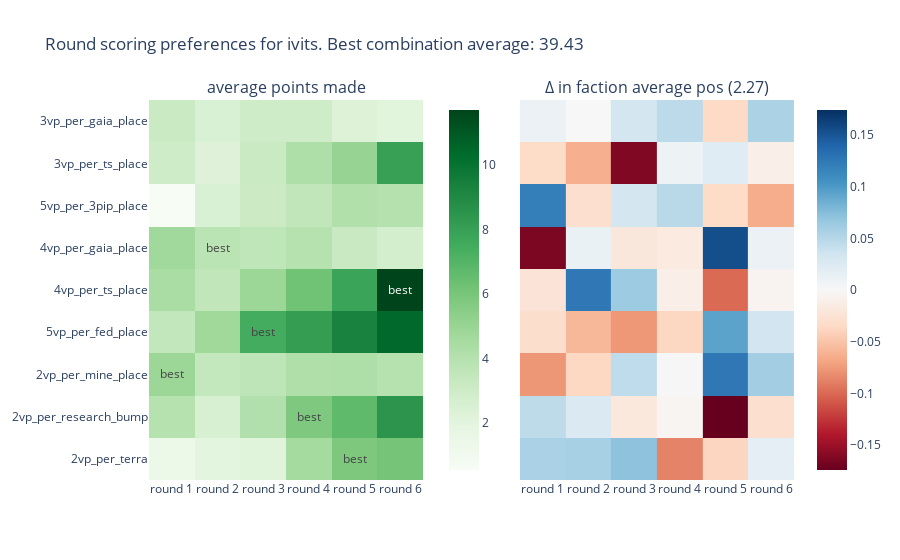
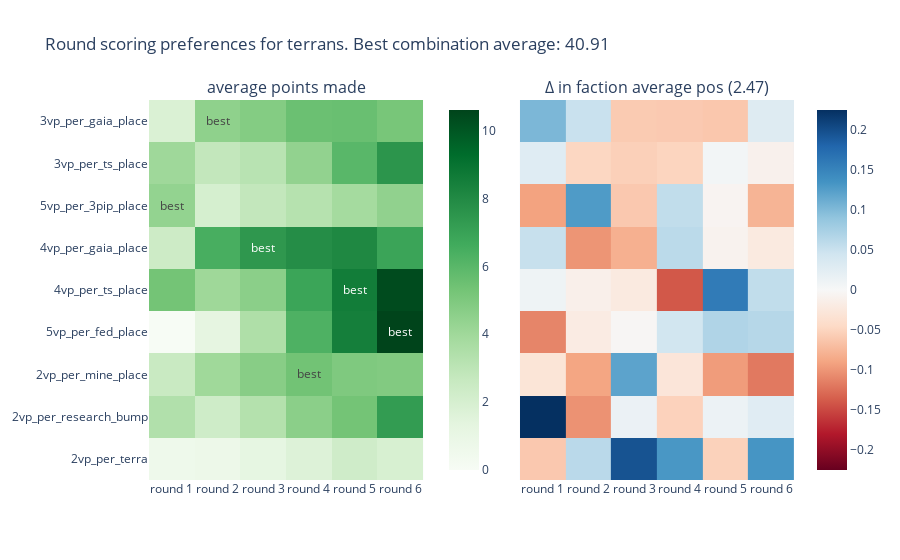
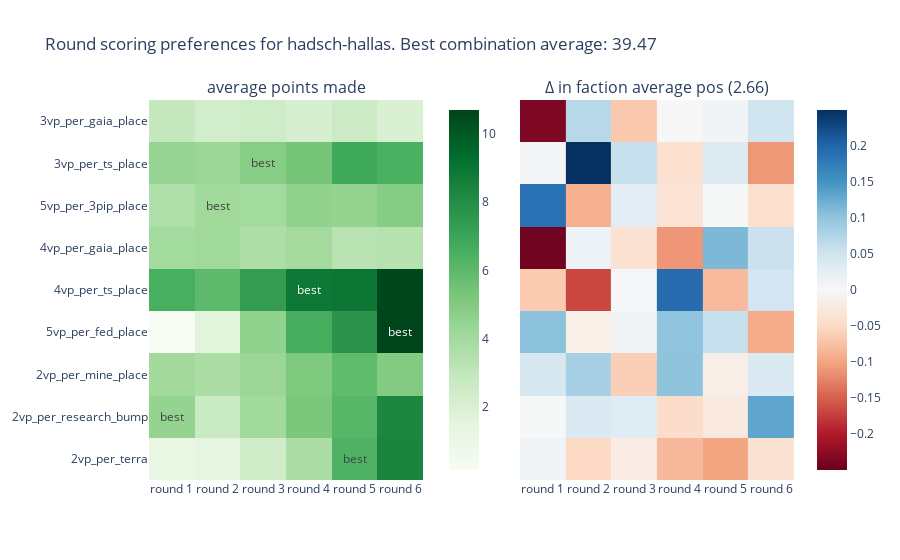
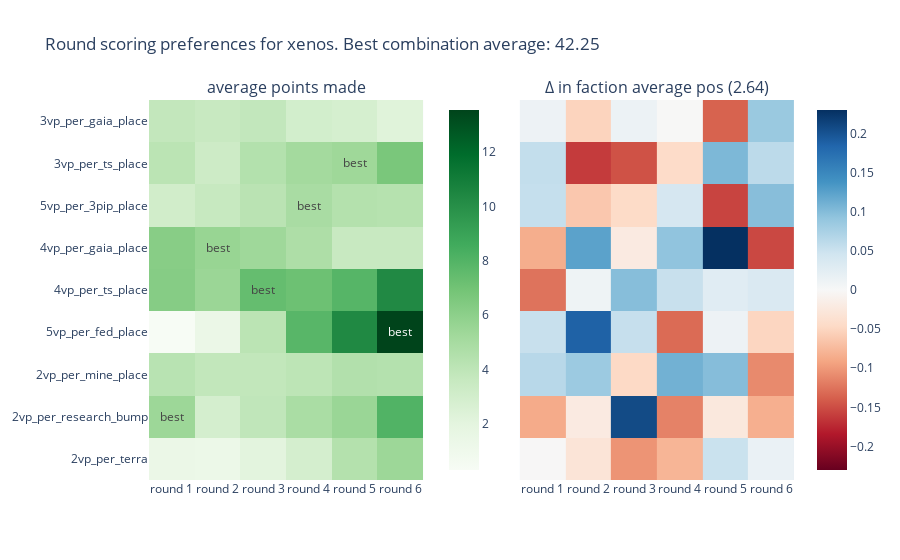

The notebook cell saved with these charts, in order:
### Code cell
make_round_scoring_heatmap(dat_4, 4)

### Figure 1 — Plotly figure (JSON) as saved in the notebook; plotly's stock layout.template omitted (floating-point values rounded to 4 significant figures)
{"data": [{"colorbar": {"x": 0.45}, "colorscale": [[0, "rgb(247,252,245)"], [0.125, "rgb(229,245,224)"], [0.25, "rgb(199,233,192)"], [0.375, "rgb(161,217,155)"], [0.5, "rgb(116,196,118)"], [0.625, "rgb(65,171,93)"], [0.75, "rgb(35,139,69)"], [0.875, "rgb(0,109,44)"], [1, "rgb(0,68,27)"]], "text": [["", "", "", "", "best", ""], ["", "", "", "best", "", ""], ["best", "", "", "", "", ""], ["", "", "best", "", "", ""], ["", "", "", "", "", "best"], ["", "best", "", "", "", ""], ["", "", "", "", "", ""], ["", "", "", "", "", ""], ["", "", "", "", "", ""], ["", "", "", "", "", ""]], "texttemplate": "%{text}", "type": "heatmap", "x": ["round 1", "round 2", "round 3", "round 4", "round 5", "round 6"], "xaxis": "x", "y": ["2vp_per_terra", "2vp_per_research_bump", "2vp_per_mine_place", "5vp_per_fed_place", "4vp_per_ts_place", "4vp_per_gaia_place", "5vp_per_3pip_place", "3vp_per_ts_place", "3vp_per_gaia_place", "5vp_per_3pip_place"], "yaxis": "y", "z": [[1.419, 1.963, 2.173, 4.564, 5.845, 6.094], [3.976, 2.566, 4.1, 5.797, 6.66, 8.497], [4.871, 3.425, 3.672, 4.162, 4.193, 3.971], [3.488, 4.708, 7.45, 8.127, 9.325, 10.42], [4.385, 3.595, 4.85, 6.229, 7.826, 11.7], [4.743, 3.774, 3.62, 3.98, 3.288, 2.79], [0.5411, 2.521, 3.099, 3.605, 4.117, 4.01], [2.977, 2.235, 3.214, 4.205, 5.03, 7.998], [3.235, 2.52, 2.962, 2.986, 2.28, 2.108], [0.5411, 2.521, 3.099, 3.605, 4.117, 4.01]]}, {"colorscale": [[0, "rgb(103,0,31)"], [0.1, "rgb(178,24,43)"], [0.2, "rgb(214,96,77)"], [0.3, "rgb(244,165,130)"], [0.4, "rgb(253,219,199)"], [0.5, "rgb(247,247,247)"], [0.6, "rgb(209,229,240)"], [0.7, "rgb(146,197,222)"], [0.8, "rgb(67,147,195)"], [0.9, "rgb(33,102,172)"], [1, "rgb(5,48,97)"]], "type": "heatmap", "x": ["round 1", "round 2", "round 3", "round 4", "round 5", "round 6"], "xaxis": "x2", "y": ["2vp_per_terra", "2vp_per_research_bump", "2vp_per_mine_place", "5vp_per_fed_place", "4vp_per_ts_place", "4vp_per_gaia_place", "5vp_per_3pip_place", "3vp_per_ts_place", "3vp_per_gaia_place", "5vp_per_3pip_place"], "yaxis": "y2", "z": [[0.0562, 0.05766, 0.07078, -0.08706, -0.03821, 0.01666], [0.0456, 0.02521, -0.01914, -0.004072, -0.1741, -0.02978], [-0.07671, -0.03618, 0.04515, 0.001242, 0.125, 0.06089], [-0.03107, -0.05786, -0.0763, -0.03719, 0.09346, 0.03398], [-0.0234, 0.125, 0.06353, -0.01076, -0.09919, -0.00529], [-0.1646, 0.01213, -0.02006, -0.01678, 0.1544, 0.01076], [0.1203, -0.02952, 0.0325, 0.04834, -0.034, -0.06457], [-0.03415, -0.06305, -0.1623, 0.009189, 0.02172, -0.01096], [0.01078, -0.000217, 0.03183, 0.04628, -0.03478, 0.05534], [0.1203, -0.02952, 0.0325, 0.04834, -0.034, -0.06457]], "zmid": 0}], "layout": {"annotations": [{"font": {"size": 16}, "showarrow": false, "text": "average points made", "x": 0.2125, "xanchor": "center", "xref": "paper", "y": 1, "yanchor": "bottom", "yref": "paper"}, {"font": {"size": 16}, "showarrow": false, "text": "Δ in faction average pos (2.27)", "x": 0.7875, "xanchor": "center", "xref": "paper", "y": 1, "yanchor": "bottom", "yref": "paper"}], "title": {"text": "Round scoring preferences for ivits. Best combination average: 39.43"}, "xaxis": {"anchor": "y", "domain": [0, 0.425]}, "xaxis2": {"anchor": "y2", "domain": [0.575, 1]}, "yaxis": {"anchor": "x", "domain": [0, 1]}, "yaxis2": {"anchor": "x2", "domain": [0, 1], "matches": "y", "showticklabels": false}}}

### Figure 2 — Plotly figure (JSON) as saved in the notebook; plotly's stock layout.template omitted (floating-point values rounded to 4 significant figures)
{"data": [{"colorbar": {"x": 0.45}, "colorscale": [[0, "rgb(247,252,245)"], [0.125, "rgb(229,245,224)"], [0.25, "rgb(199,233,192)"], [0.375, "rgb(161,217,155)"], [0.5, "rgb(116,196,118)"], [0.625, "rgb(65,171,93)"], [0.75, "rgb(35,139,69)"], [0.875, "rgb(0,109,44)"], [1, "rgb(0,68,27)"]], "text": [["", "", "", "", "", ""], ["", "", "", "", "", ""], ["", "", "", "best", "", ""], ["", "", "", "", "", "best"], ["", "", "", "", "best", ""], ["", "", "best", "", "", ""], ["best", "", "", "", "", ""], ["", "", "", "", "", ""], ["", "best", "", "", "", ""], ["", "", "", "", "", ""]], "texttemplate": "%{text}", "type": "heatmap", "x": ["round 1", "round 2", "round 3", "round 4", "round 5", "round 6"], "xaxis": "x", "y": ["2vp_per_terra", "2vp_per_research_bump", "2vp_per_mine_place", "5vp_per_fed_place", "4vp_per_ts_place", "4vp_per_gaia_place", "5vp_per_3pip_place", "3vp_per_ts_place", "3vp_per_gaia_place", "5vp_per_3pip_place"], "yaxis": "y", "z": [[0.6513, 0.7595, 1.226, 1.664, 2.295, 1.928], [3.409, 2.338, 3.324, 4.627, 5.299, 7.259], [2.571, 4.003, 4.728, 5.365, 4.98, 4.895], [0, 1.266, 3.503, 6.294, 8.478, 10.61], [5.292, 4.034, 4.629, 6.885, 8.598, 10.4], [2.403, 6.455, 7.449, 7.872, 8.109, 6.918], [4.378, 2.043, 2.788, 3.256, 3.852, 4.459], [4.025, 2.783, 3.166, 4.424, 6.009, 7.553], [1.823, 4.512, 4.83, 5.541, 5.581, 5.195], [4.378, 2.043, 2.788, 3.256, 3.852, 4.459]]}, {"colorscale": [[0, "rgb(103,0,31)"], [0.1, "rgb(178,24,43)"], [0.2, "rgb(214,96,77)"], [0.3, "rgb(244,165,130)"], [0.4, "rgb(253,219,199)"], [0.5, "rgb(247,247,247)"], [0.6, "rgb(209,229,240)"], [0.7, "rgb(146,197,222)"], [0.8, "rgb(67,147,195)"], [0.9, "rgb(33,102,172)"], [1, "rgb(5,48,97)"]], "type": "heatmap", "x": ["round 1", "round 2", "round 3", "round 4", "round 5", "round 6"], "xaxis": "x2", "y": ["2vp_per_terra", "2vp_per_research_bump", "2vp_per_mine_place", "5vp_per_fed_place", "4vp_per_ts_place", "4vp_per_gaia_place", "5vp_per_3pip_place", "3vp_per_ts_place", "3vp_per_gaia_place", "5vp_per_3pip_place"], "yaxis": "y2", "z": [[-0.06082, 0.06109, 0.1959, 0.1314, -0.05262, 0.1331], [0.2246, -0.1022, 0.01458, -0.05223, 0.01349, 0.02716], [-0.02967, -0.08925, 0.1205, -0.02819, -0.09577, -0.1187], [-0.111, -0.01878, -0.003226, 0.04332, 0.06818, 0.06403], [0.01061, -0.01232, -0.02117, -0.1397, 0.1585, 0.05617], [0.05181, -0.1006, -0.08104, 0.06028, -0.008301, -0.02112], [-0.09143, 0.1279, -0.06073, 0.05651, -0.005748, -0.07769], [0.0283, -0.04804, -0.05407, -0.05024, 0.005347, -0.01049], [0.1022, 0.05089, -0.05849, -0.0595, -0.06166, 0.0295], [-0.09143, 0.1279, -0.06073, 0.05651, -0.005748, -0.07769]], "zmid": 0}], "layout": {"annotations": [{"font": {"size": 16}, "showarrow": false, "text": "average points made", "x": 0.2125, "xanchor": "center", "xref": "paper", "y": 1, "yanchor": "bottom", "yref": "paper"}, {"font": {"size": 16}, "showarrow": false, "text": "Δ in faction average pos (2.47)", "x": 0.7875, "xanchor": "center", "xref": "paper", "y": 1, "yanchor": "bottom", "yref": "paper"}], "title": {"text": "Round scoring preferences for terrans. Best combination average: 40.91"}, "xaxis": {"anchor": "y", "domain": [0, 0.425]}, "xaxis2": {"anchor": "y2", "domain": [0.575, 1]}, "yaxis": {"anchor": "x", "domain": [0, 1]}, "yaxis2": {"anchor": "x2", "domain": [0, 1], "matches": "y", "showticklabels": false}}}

### Figure 3 — Plotly figure (JSON) as saved in the notebook; plotly's stock layout.template omitted (floating-point values rounded to 4 significant figures)
{"data": [{"colorbar": {"x": 0.45}, "colorscale": [[0, "rgb(247,252,245)"], [0.125, "rgb(229,245,224)"], [0.25, "rgb(199,233,192)"], [0.375, "rgb(161,217,155)"], [0.5, "rgb(116,196,118)"], [0.625, "rgb(65,171,93)"], [0.75, "rgb(35,139,69)"], [0.875, "rgb(0,109,44)"], [1, "rgb(0,68,27)"]], "text": [["", "", "", "", "best", ""], ["best", "", "", "", "", ""], ["", "", "", "", "", ""], ["", "", "", "", "", "best"], ["", "", "", "best", "", ""], ["", "", "", "", "", ""], ["", "best", "", "", "", ""], ["", "", "best", "", "", ""], ["", "", "", "", "", ""], ["", "", "", "", "", ""]], "texttemplate": "%{text}", "type": "heatmap", "x": ["round 1", "round 2", "round 3", "round 4", "round 5", "round 6"], "xaxis": "x", "y": ["2vp_per_terra", "2vp_per_research_bump", "2vp_per_mine_place", "5vp_per_fed_place", "4vp_per_ts_place", "4vp_per_gaia_place", "5vp_per_3pip_place", "3vp_per_ts_place", "3vp_per_gaia_place", "5vp_per_3pip_place"], "yaxis": "y", "z": [[1.281, 1.411, 2.406, 3.76, 6.4, 8.344], [4.489, 2.713, 4.064, 5.21, 6.176, 8.28], [4.051, 3.764, 4.274, 5.059, 5.922, 4.99], [0.1474, 1.628, 4.539, 6.612, 7.762, 10.7], [6.558, 6.026, 7.376, 8.865, 8.938, 10.64], [4.034, 4.093, 3.718, 4.012, 3.246, 3.391], [3.585, 4.125, 4.019, 4.575, 4.49, 4.902], [4.39, 4.265, 4.889, 5.397, 6.834, 6.501], [2.842, 2.322, 2.433, 2.114, 2.574, 2.007], [3.585, 4.125, 4.019, 4.575, 4.49, 4.902]]}, {"colorscale": [[0, "rgb(103,0,31)"], [0.1, "rgb(178,24,43)"], [0.2, "rgb(214,96,77)"], [0.3, "rgb(244,165,130)"], [0.4, "rgb(253,219,199)"], [0.5, "rgb(247,247,247)"], [0.6, "rgb(209,229,240)"], [0.7, "rgb(146,197,222)"], [0.8, "rgb(67,147,195)"], [0.9, "rgb(33,102,172)"], [1, "rgb(5,48,97)"]], "type": "heatmap", "x": ["round 1", "round 2", "round 3", "round 4", "round 5", "round 6"], "xaxis": "x2", "y": ["2vp_per_terra", "2vp_per_research_bump", "2vp_per_mine_place", "5vp_per_fed_place", "4vp_per_ts_place", "4vp_per_gaia_place", "5vp_per_3pip_place", "3vp_per_ts_place", "3vp_per_gaia_place", "5vp_per_3pip_place"], "yaxis": "y2", "z": [[0.009429, -0.0505, -0.01955, -0.08187, -0.09933, -0.03804], [0.000756, 0.03669, 0.02957, -0.04547, -0.02556, 0.1319], [0.04154, 0.08314, -0.06119, 0.1013, -0.01706, 0.03681], [0.1035, -0.01305, 0.008765, 0.1005, 0.05762, -0.09417], [-0.06554, -0.1679, 0.003294, 0.1928, -0.08033, 0.04921], [-0.2443, 0.01471, -0.03762, -0.1106, 0.1132, 0.0544], [0.1876, -0.09063, 0.02637, -0.03393, 0.0007377, -0.04073], [0.004283, 0.2495, 0.05697, -0.041, 0.03299, -0.1095], [-0.2339, 0.07094, -0.06776, 0.0005209, 0.009402, 0.04933], [0.1876, -0.09063, 0.02637, -0.03393, 0.0007377, -0.04073]], "zmid": 0}], "layout": {"annotations": [{"font": {"size": 16}, "showarrow": false, "text": "average points made", "x": 0.2125, "xanchor": "center", "xref": "paper", "y": 1, "yanchor": "bottom", "yref": "paper"}, {"font": {"size": 16}, "showarrow": false, "text": "Δ in faction average pos (2.66)", "x": 0.7875, "xanchor": "center", "xref": "paper", "y": 1, "yanchor": "bottom", "yref": "paper"}], "title": {"text": "Round scoring preferences for hadsch-hallas. Best combination average: 39.47"}, "xaxis": {"anchor": "y", "domain": [0, 0.425]}, "xaxis2": {"anchor": "y2", "domain": [0.575, 1]}, "yaxis": {"anchor": "x", "domain": [0, 1]}, "yaxis2": {"anchor": "x2", "domain": [0, 1], "matches": "y", "showticklabels": false}}}

### Figure 4 — Plotly figure (JSON) as saved in the notebook; plotly's stock layout.template omitted (floating-point values rounded to 4 significant figures)
{"data": [{"colorbar": {"x": 0.45}, "colorscale": [[0, "rgb(247,252,245)"], [0.125, "rgb(229,245,224)"], [0.25, "rgb(199,233,192)"], [0.375, "rgb(161,217,155)"], [0.5, "rgb(116,196,118)"], [0.625, "rgb(65,171,93)"], [0.75, "rgb(35,139,69)"], [0.875, "rgb(0,109,44)"], [1, "rgb(0,68,27)"]], "text": [["", "", "", "", "", ""], ["best", "", "", "", "", ""], ["", "", "", "", "", ""], ["", "", "", "", "", "best"], ["", "", "best", "", "", ""], ["", "best", "", "", "", ""], ["", "", "", "best", "", ""], ["", "", "", "", "best", ""], ["", "", "", "", "", ""], ["", "", "", "", "", ""]], "texttemplate": "%{text}", "type": "heatmap", "x": ["round 1", "round 2", "round 3", "round 4", "round 5", "round 6"], "xaxis": "x", "y": ["2vp_per_terra", "2vp_per_research_bump", "2vp_per_mine_place", "5vp_per_fed_place", "4vp_per_ts_place", "4vp_per_gaia_place", "5vp_per_3pip_place", "3vp_per_ts_place", "3vp_per_gaia_place", "5vp_per_3pip_place"], "yaxis": "y", "z": [[1.422, 1.297, 2.081, 2.904, 4.441, 5.405], [5.398, 2.872, 3.901, 4.885, 5.508, 8.075], [4.258, 3.832, 3.829, 4.055, 4.529, 4.43], [0.3013, 1.377, 4.133, 7.847, 10.35, 13.55], [6.256, 5.507, 7.411, 7.141, 7.895, 10.32], [6.205, 5.608, 5.324, 4.71, 3.578, 3.551], [3.081, 3.62, 4.195, 4.931, 4.445, 4.357], [4.154, 3.306, 4.48, 5.152, 5.356, 6.712], [3.771, 3.577, 3.812, 2.981, 2.836, 2.258], [3.081, 3.62, 4.195, 4.931, 4.445, 4.357]]}, {"colorscale": [[0, "rgb(103,0,31)"], [0.1, "rgb(178,24,43)"], [0.2, "rgb(214,96,77)"], [0.3, "rgb(244,165,130)"], [0.4, "rgb(253,219,199)"], [0.5, "rgb(247,247,247)"], [0.6, "rgb(209,229,240)"], [0.7, "rgb(146,197,222)"], [0.8, "rgb(67,147,195)"], [0.9, "rgb(33,102,172)"], [1, "rgb(5,48,97)"]], "type": "heatmap", "x": ["round 1", "round 2", "round 3", "round 4", "round 5", "round 6"], "xaxis": "x2", "y": ["2vp_per_terra", "2vp_per_research_bump", "2vp_per_mine_place", "5vp_per_fed_place", "4vp_per_ts_place", "4vp_per_gaia_place", "5vp_per_3pip_place", "3vp_per_ts_place", "3vp_per_gaia_place", "5vp_per_3pip_place"], "yaxis": "y2", "z": [[-0.001382, -0.03104, -0.1032, -0.07868, 0.05097, 0.01577], [-0.08678, -0.02125, 0.2074, -0.1156, -0.02518, -0.08356], [0.06439, 0.08491, -0.04676, 0.1106, 0.09913, -0.1102], [0.05274, 0.1879, 0.05408, -0.1307, 0.01174, -0.05035], [-0.1252, 0.01133, 0.09826, 0.05266, 0.02781, 0.03517], [-0.08441, 0.1243, -0.02104, 0.09249, 0.2301, -0.1533], [0.05471, -0.06279, -0.04491, 0.04026, -0.156, 0.09804], [0.05635, -0.1615, -0.1469, -0.04411, 0.1044, 0.06132], [0.0126, -0.05231, 0.0133, -0.0006142, -0.1359, 0.08646], [0.05471, -0.06279, -0.04491, 0.04026, -0.156, 0.09804]], "zmid": 0}], "layout": {"annotations": [{"font": {"size": 16}, "showarrow": false, "text": "average points made", "x": 0.2125, "xanchor": "center", "xref": "paper", "y": 1, "yanchor": "bottom", "yref": "paper"}, {"font": {"size": 16}, "showarrow": false, "text": "Δ in faction average pos (2.64)", "x": 0.7875, "xanchor": "center", "xref": "paper", "y": 1, "yanchor": "bottom", "yref": "paper"}], "title": {"text": "Round scoring preferences for xenos. Best combination average: 42.25"}, "xaxis": {"anchor": "y", "domain": [0, 0.425]}, "xaxis2": {"anchor": "y2", "domain": [0.575, 1]}, "yaxis": {"anchor": "x", "domain": [0, 1]}, "yaxis2": {"anchor": "x2", "domain": [0, 1], "matches": "y", "showticklabels": false}}}
